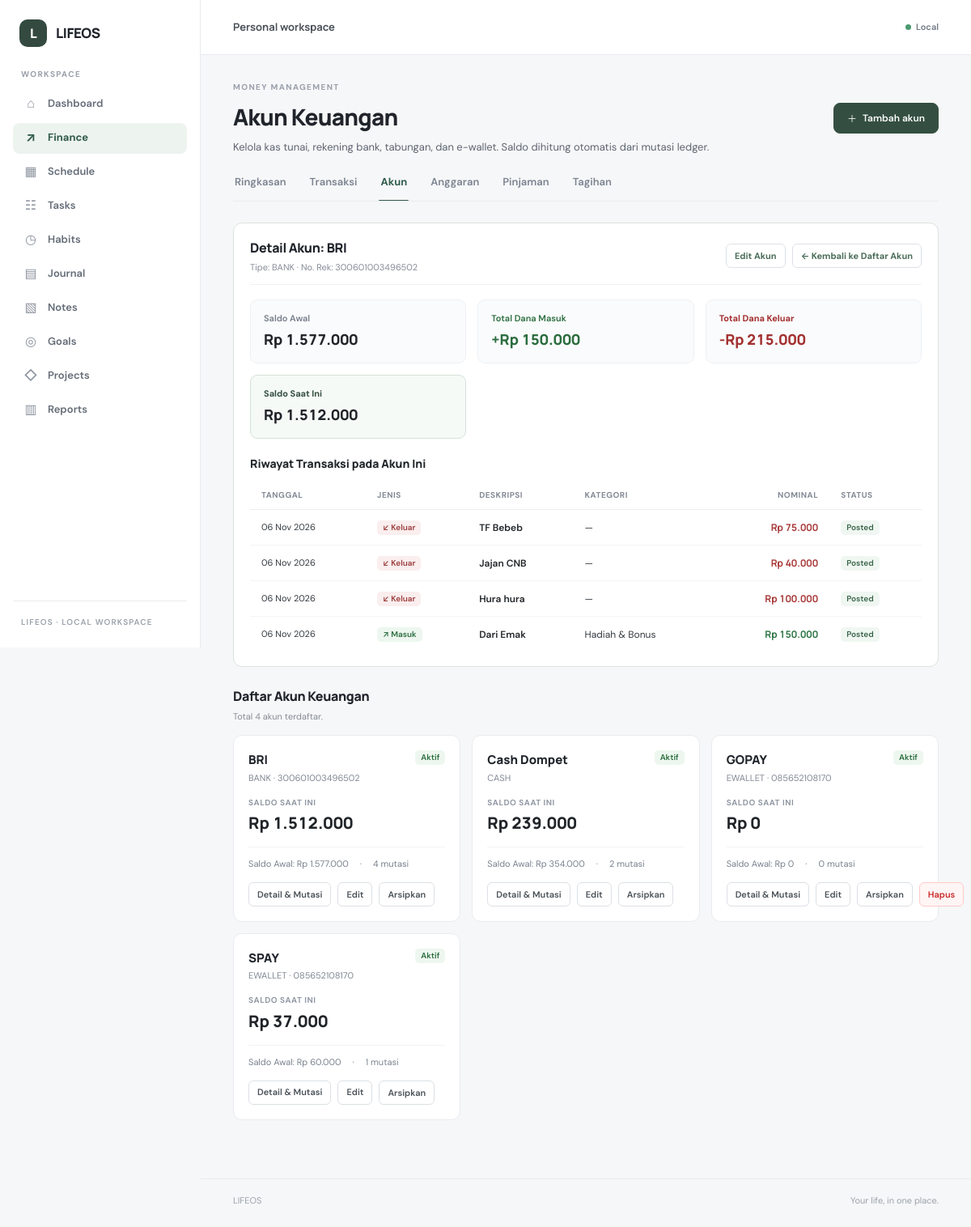
Screenshot of /finance/accounts.php?action=view&id=1 with the database file from the repository.
### tables this page shows
CREATE TABLE `accounts` (
  `id` bigint(20) unsigned NOT NULL AUTO_INCREMENT,
  `name` varchar(100) NOT NULL,
  `type` enum('cash','bank','ewallet','savings','other') NOT NULL DEFAULT 'bank',
  `account_number` varchar(50) DEFAULT NULL,
  `initial_balance` decimal(19,2) NOT NULL DEFAULT 0.00,
  `color` varchar(20) DEFAULT '#344f41',
  `is_active` tinyint(1) NOT NULL DEFAULT 1,
  `notes` text DEFAULT NULL,
  `created_at` timestamp NOT NULL DEFAULT current_timestamp(),
  `updated_at` timestamp NOT NULL DEFAULT current_timestamp() ON UPDATE current_timestamp(),
  PRIMARY KEY (`id`),
  KEY `idx_accounts_active` (`is_active`),
  KEY `idx_accounts_name` (`name`)
);

CREATE TABLE `transactions` (
  `id` bigint(20) unsigned NOT NULL AUTO_INCREMENT,
  `type` enum('income','expense','transfer') NOT NULL,
  `status` enum('posted','draft','void') NOT NULL DEFAULT 'posted',
  `description` varchar(255) NOT NULL,
  `amount` decimal(19,2) NOT NULL,
  `transaction_date` date NOT NULL,
  `account_id` bigint(20) unsigned NOT NULL,
  `target_account_id` bigint(20) unsigned DEFAULT NULL,
  `category_id` bigint(20) unsigned DEFAULT NULL,
  `is_loan_principal` tinyint(1) NOT NULL DEFAULT 0,
  `reference_number` varchar(100) DEFAULT NULL,
  `notes` text DEFAULT NULL,
  `created_at` timestamp NOT NULL DEFAULT current_timestamp(),
  `updated_at` timestamp NOT NULL DEFAULT current_timestamp() ON UPDATE current_timestamp(),
  `deleted_at` timestamp NULL DEFAULT NULL,
  PRIMARY KEY (`id`),
  KEY `idx_transactions_type` (`type`),
  KEY `idx_transactions_status` (`status`),
  KEY `idx_transactions_date` (`transaction_date`),
  KEY `idx_transactions_account` (`account_id`),
  KEY `idx_transactions_target_account` (`target_account_id`),
  KEY `idx_transactions_category` (`category_id`),
  KEY `idx_transactions_deleted` (`deleted_at`),
  CONSTRAINT `fk_transactions_account` FOREIGN KEY (`account_id`) REFERENCES `accounts` (`id`) ON UPDATE CASCADE,
  CONSTRAINT `fk_transactions_category` FOREIGN KEY (`category_id`) REFERENCES `categories` (`id`) ON DELETE SET NULL ON UPDATE CASCADE,
  CONSTRAINT `fk_transactions_target_account` FOREIGN KEY (`target_account_id`) REFERENCES `accounts` (`id`) ON DELETE SET NULL ON UPDATE CASCADE
);

CREATE TABLE `categories` (
  `id` bigint(20) unsigned NOT NULL AUTO_INCREMENT,
  `name` varchar(100) NOT NULL,
  `type` enum('income','expense') NOT NULL,
  `icon` varchar(50) DEFAULT '◈',
  `color` varchar(20) DEFAULT '#526f5d',
  `is_system` tinyint(1) NOT NULL DEFAULT 0,
  `created_at` timestamp NOT NULL DEFAULT current_timestamp(),
  `updated_at` timestamp NOT NULL DEFAULT current_timestamp() ON UPDATE current_timestamp(),
  PRIMARY KEY (`id`),
  UNIQUE KEY `uq_categories_name_type` (`name`,`type`),
  KEY `idx_categories_type` (`type`)
);

### finance/accounts.php (the view, shortened to what the rows shown need)
<?php
require_once __DIR__ . '/init.php';
$accounts = [];
$activeAction = request_string($_GET['action'] ?? '');
$accountId = max(0, request_integer($_GET['id'] ?? 0));
$viewAccount = null;
$accountTransactions = [];
if ($financeService !== null && $dbError === null) {
    try {
        $accounts = $financeService->getAccounts(false);
        if ($activeAction === 'edit' && $accountId > 0) {
            $editingAccount = $financeService->getAccountById($accountId);
        } elseif ($activeAction === 'view' && $accountId > 0) {
            $viewAccount = $financeService->getAccountById($accountId);
            if ($viewAccount) {
                $accountTransactions = $financeService->getTransactions(['account_id' => $accountId], 50, 0);
            }
        }
    } catch (Throwable $e) {
        $dbError = 'Gagal memuat data akun: ' . $e->getMessage();
    }
}
require LIFEOS_ROOT . '/includes/header.php';
?>
<div class="finance-page">
    <section class="finance-heading">
        <div>
            <h1>Akun Keuangan</h1>
        </div>
    </section>
    <?php if ($viewAccount !== null): ?>
        <article class="finance-panel finance-detail-panel">
            <div class="finance-panel-heading">
                <div>
                    <h2>Detail Akun: <?= e($viewAccount['name']) ?></h2>
                    <p>
                        Tipe: <?= e(strtoupper($viewAccount['type'])) ?>
                        <?php if (!empty($viewAccount['account_number'])): ?>
                            · No. Rek: <?= e($viewAccount['account_number']) ?>
                        <?php endif; ?>
                    </p>
                </div>
                <div class="btn-group">
                    <a
                        href="<?= e(url('finance/accounts.php?action=edit&id=' . $viewAccount['id'])) ?>"
                        class="finance-btn finance-btn-secondary finance-btn-sm"
                    >
                        Edit Akun
                    </a>
                    <a href="<?= e(url('finance/accounts.php')) ?>" class="finance-btn finance-btn-secondary finance-btn-sm">
                        ← Kembali ke Daftar Akun
                    </a>
                </div>
            </div>
            <div class="finance-stats-grid">
                <div class="finance-stat-card">
                    <span class="stat-card-label">Saldo Awal</span>
                    <div class="stat-card-value">
                        <?= format_rupiah($viewAccount['initial_balance']) ?>
                    </div>
                </div>
                <div class="finance-stat-card">
                    <span class="stat-card-label label-success">Total Dana Masuk</span>
                    <div class="stat-card-value value-success">
                        +<?= format_rupiah($viewAccount['total_incoming']) ?>
                    </div>
                </div>
                <div class="finance-stat-card">
                    <span class="stat-card-label label-danger">Total Dana Keluar</span>
                    <div class="stat-card-value value-danger">
                        -<?= format_rupiah($viewAccount['total_outgoing']) ?>
                    </div>
                </div>
                <div class="finance-stat-card stat-card-success">
                    <span class="stat-card-label label-primary">Saldo Saat Ini</span>
                    <div class="stat-card-value">
                        <?= format_rupiah($viewAccount['current_balance']) ?>
                    </div>
                </div>
            </div>
            <h3 class="finance-subheading">
                Riwayat Transaksi pada Akun Ini
            </h3>
            <?php if (empty($accountTransactions)): ?>
                <div class="finance-empty-state compact-empty">
                    <p>Belum ada transaksi yang menggunakan akun ini.</p>
                </div>
            <?php else: ?>
                <div class="table-responsive">
                    <table class="finance-table">
                        <thead>
                            <tr>
                                <th>Tanggal</th>
                                <th>Jenis</th>
                                <th>Deskripsi</th>
                                <th>Kategori</th>
                                <th class="text-right">Nominal</th>
                                <th>Status</th>
                            </tr>
                        </thead>
                        <tbody>
                            <?php foreach ($accountTransactions as $tx): ?>
                                <tr>
                                    <td class="td-date"><?= date('d M Y', strtotime($tx['transaction_date'])) ?></td>
                                    <td>
                                        <span class="finance-badge badge-<?= e($tx['type']) ?>">
                                            <?= $tx['type'] === 'income' ? '↗ Masuk' : ($tx['type'] === 'expense' ? '↙ Keluar' : '⇄ Transfer') ?>
                                        </span>
                                    </td>
                                    <td>
                                        <div class="td-desc-title"><?= e($tx['description']) ?></div>
                                    </td>
                                    <td><?= e($tx['category_name'] ?? '—') ?></td>
                                    <td class="text-right">
                                        <span class="tx-amount amount-<?= e($tx['type']) ?>">
                                            <?= format_rupiah($tx['amount']) ?>
                                        </span>
                                    </td>
                                    <td>
                                        <span class="finance-badge badge-status-<?= e($tx['status']) ?>">
                                            <?= ucfirst($tx['status']) ?>
                                        </span>
                                    </td>
                                </tr>
                            <?php endforeach; ?>
                        </tbody>
                    </table>
                </div>
            <?php endif; ?>
        </article>
    <?php endif; ?>
    <section class="finance-section">
        <div class="finance-section-heading">
            <div>
                <h2>Daftar Akun Keuangan</h2>
            </div>
        </div>
        <?php if (empty($accounts)): ?>
            <div class="finance-panel">
                <div class="finance-empty-state">
                    <div class="empty-state-icon">▣</div>
                    <h3>Belum ada akun keuangan</h3>
                    <p>Tambahkan akun seperti rekening bank, dompet kas tunai, atau dompet digital untuk mulai mencatat keuangan.</p>
                    <button
                        type="button"
                        class="finance-btn finance-btn-primary finance-btn-sm"
                        data-open-modal="modalAccount"
                    >
                        Tambah akun pertama
                    </button>
                </div>
            </div>
        <?php else: ?>
            <div class="accounts-grid">
                <?php foreach ($accounts as $acc): ?>
                    <article class="account-card <?= (int) $acc['is_active'] === 0 ? 'is-inactive' : '' ?>">
                        <div>
                            <div class="account-card-header">
                                <div>
                                    <h3 class="account-card-title"><?= e($acc['name']) ?></h3>
                                    <div class="account-card-type">
                                        <?= strtoupper(e($acc['type'])) ?>
                                        <?php if (!empty($acc['account_number'])): ?>
                                            · <?= e($acc['account_number']) ?>
                                        <?php endif; ?>
                                    </div>
                                </div>
                                <span class="finance-badge <?= (int) $acc['is_active'] === 1 ? 'badge-active' : 'badge-inactive' ?>">
                                    <?= (int) $acc['is_active'] === 1 ? 'Aktif' : 'Arsip' ?>
                                </span>
                            </div>
                            <div class="extracted-style-1">
                                <div class="account-balance-label">Saldo Saat Ini</div>
                                <div class="account-balance-val">
                                    <?= format_rupiah($acc['current_balance']) ?>
                                </div>
                            </div>
                            <div class="account-meta-stats">
                                <span>Saldo Awal: <?= format_rupiah($acc['initial_balance']) ?></span>
                                <span>·</span>
                                <span><?= e((string) $acc['transaction_count']) ?> mutasi</span>
                            </div>
                        </div>
                        <div class="account-card-actions">
                            <a
                                href="<?= e(url('finance/accounts.php?action=view&id=' . $acc['id'])) ?>"
                                class="finance-btn finance-btn-secondary finance-btn-sm"
                            >
                                Detail & Mutasi
                            </a>
                            <a
                                href="<?= e(url('finance/accounts.php?action=edit&id=' . $acc['id'])) ?>"
                                class="finance-btn finance-btn-secondary finance-btn-sm"
                            >
                                Edit
                            </a>
                            <form method="POST" action="<?= e(url('finance/accounts.php')) ?>" class="inline-form">
                                <button
                                    type="submit"
                                    class="finance-btn finance-btn-secondary finance-btn-sm"
                                    title="<?= (int) $acc['is_active'] === 1 ? 'Arsipkan Akun' : 'Aktifkan Kembali' ?>"
                                >
                                    <?= (int) $acc['is_active'] === 1 ? 'Arsipkan' : 'Aktifkan' ?>
                                </button>
                            </form>
                            <?php if ((int) $acc['transaction_count'] === 0): ?>
                                <form
                                    method="POST"
                                    action="<?= e(url('finance/accounts.php')) ?>"
                                    class="inline-form"
                                    data-confirm="Hapus akun ini secara permanen?"
                                >
                                    <button type="submit" class="finance-btn finance-btn-danger finance-btn-sm" title="Hapus Akun">
                                        Hapus
                                    </button>
                                </form>
                            <?php endif; ?>
                        </div>
                    </article>
                <?php endforeach; ?>
            </div>
        <?php endif; ?>
    </section>
</div>
<?php require LIFEOS_ROOT . '/includes/footer.php'; ?>

### rows the page displays
accounts: name "BRI", type "BANK", account_number "300601003496502", initial_balance "Rp 1.577.000", is_active "Aktif", current_balance "Rp 1.512.000", transaction_count "4"
transactions: transaction_date "06 Nov 2026", type "↙ Keluar", description "TF Bebeb", category_name "—", amount "Rp 75.000", status "Posted"
transactions: transaction_date "06 Nov 2026", type "↙ Keluar", description "Jajan CNB", category_name "—", amount "Rp 40.000", status "Posted"
transactions: transaction_date "06 Nov 2026", type "↙ Keluar", description "Hura hura", category_name "—", amount "Rp 100.000", status "Posted"
transactions: transaction_date "06 Nov 2026", type "↗ Masuk", description "Dari Emak", category.name "Hadiah & Bonus", amount "Rp 150.000", status "Posted"
accounts: name "Cash Dompet", type "CASH", is_active "Aktif", current_balance "Rp 239.000", initial_balance "Rp 354.000", transaction_count "2"
accounts: name "GOPAY", type "EWALLET", account_number "085652108170", is_active "Aktif", current_balance "Rp 0", initial_balance "Rp 0", transaction_count "0"
accounts: name "SPAY", type "EWALLET", account_number "085652108170", is_active "Aktif", current_balance "Rp 37.000", initial_balance "Rp 60.000", transaction_count "1"

### other values shown
$item['icon'] "⌂"
$item['label'] "Dashboard"
$item['icon'] "↗"
$item['label'] "Finance"
$item['icon'] "▦"
$item['label'] "Schedule"
$item['icon'] "☷"
$item['label'] "Tasks"
$item['icon'] "◷"
$item['label'] "Habits"
$item['icon'] "▤"
$item['label'] "Journal"
$item['icon'] "▧"
$item['label'] "Notes"
$item['icon'] "◎"
